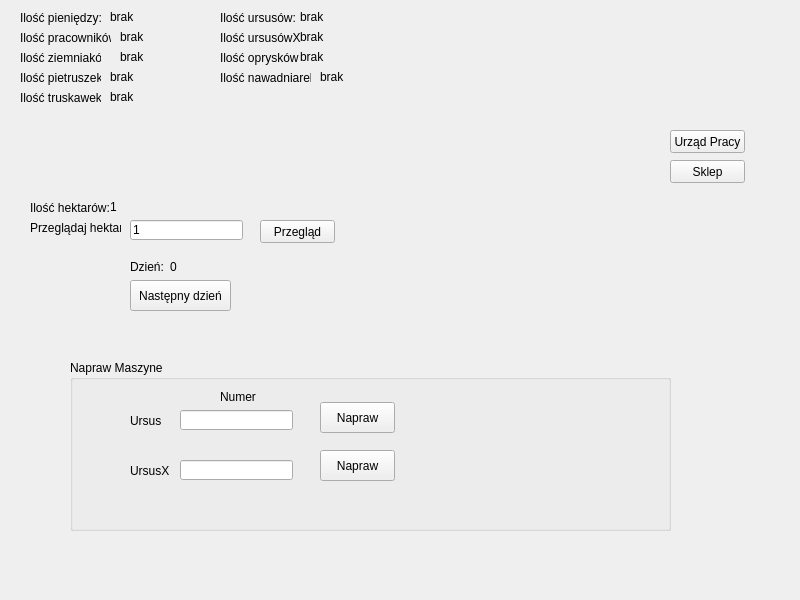
<?xml version="1.0" encoding="UTF-8"?>
<ui version="4.0">
 <class>CHektar</class>
 <widget class="QWidget" name="CHektar">
  <property name="geometry">
   <rect>
    <x>0</x>
    <y>0</y>
    <width>800</width>
    <height>600</height>
   </rect>
  </property>
  <property name="windowTitle">
   <string>Form</string>
  </property>
  <property name="autoFillBackground">
   <bool>false</bool>
  </property>
  <widget class="QLabel" name="label">
   <property name="geometry">
    <rect>
     <x>20</x>
     <y>10</y>
     <width>81</width>
     <height>16</height>
    </rect>
   </property>
   <property name="text">
    <string>Ilość pieniędzy:</string>
   </property>
  </widget>
  <widget class="QLabel" name="tekstPieniadze">
   <property name="geometry">
    <rect>
     <x>110</x>
     <y>10</y>
     <width>47</width>
     <height>13</height>
    </rect>
   </property>
   <property name="text">
    <string>brak</string>
   </property>
  </widget>
  <widget class="QPushButton" name="pushButtonUrzad">
   <property name="geometry">
    <rect>
     <x>670</x>
     <y>130</y>
     <width>75</width>
     <height>23</height>
    </rect>
   </property>
   <property name="text">
    <string>Urząd Pracy</string>
   </property>
  </widget>
  <widget class="QLabel" name="label_2">
   <property name="geometry">
    <rect>
     <x>20</x>
     <y>30</y>
     <width>91</width>
     <height>16</height>
    </rect>
   </property>
   <property name="text">
    <string>Ilość pracowników:</string>
   </property>
  </widget>
  <widget class="QLabel" name="tekstPracownicy">
   <property name="geometry">
    <rect>
     <x>120</x>
     <y>30</y>
     <width>47</width>
     <height>13</height>
    </rect>
   </property>
   <property name="text">
    <string>brak</string>
   </property>
  </widget>
  <widget class="QPushButton" name="pushButton">
   <property name="geometry">
    <rect>
     <x>670</x>
     <y>160</y>
     <width>75</width>
     <height>23</height>
    </rect>
   </property>
   <property name="text">
    <string>Sklep</string>
   </property>
  </widget>
  <widget class="QLabel" name="label_3">
   <property name="geometry">
    <rect>
     <x>20</x>
     <y>90</y>
     <width>81</width>
     <height>16</height>
    </rect>
   </property>
   <property name="text">
    <string>Ilość truskawek:</string>
   </property>
  </widget>
  <widget class="QLabel" name="label_4">
   <property name="geometry">
    <rect>
     <x>20</x>
     <y>70</y>
     <width>81</width>
     <height>16</height>
    </rect>
   </property>
   <property name="text">
    <string>Ilość pietruszek:</string>
   </property>
  </widget>
  <widget class="QLabel" name="label_5">
   <property name="geometry">
    <rect>
     <x>20</x>
     <y>50</y>
     <width>81</width>
     <height>16</height>
    </rect>
   </property>
   <property name="text">
    <string>Ilość ziemniaków:</string>
   </property>
  </widget>
  <widget class="QLabel" name="tekstTruskawki">
   <property name="geometry">
    <rect>
     <x>110</x>
     <y>90</y>
     <width>47</width>
     <height>13</height>
    </rect>
   </property>
   <property name="text">
    <string>brak</string>
   </property>
  </widget>
  <widget class="QLabel" name="tekstPietruszki">
   <property name="geometry">
    <rect>
     <x>110</x>
     <y>70</y>
     <width>47</width>
     <height>13</height>
    </rect>
   </property>
   <property name="text">
    <string>brak</string>
   </property>
  </widget>
  <widget class="QLabel" name="tekstZiemniaki">
   <property name="geometry">
    <rect>
     <x>120</x>
     <y>50</y>
     <width>47</width>
     <height>13</height>
    </rect>
   </property>
   <property name="text">
    <string>brak</string>
   </property>
  </widget>
  <widget class="QLabel" name="label_6">
   <property name="geometry">
    <rect>
     <x>220</x>
     <y>10</y>
     <width>81</width>
     <height>16</height>
    </rect>
   </property>
   <property name="text">
    <string>Ilość ursusów:</string>
   </property>
  </widget>
  <widget class="QLabel" name="label_7">
   <property name="geometry">
    <rect>
     <x>220</x>
     <y>70</y>
     <width>91</width>
     <height>16</height>
    </rect>
   </property>
   <property name="text">
    <string>Ilość nawadniarek:</string>
   </property>
  </widget>
  <widget class="QLabel" name="label_8">
   <property name="geometry">
    <rect>
     <x>220</x>
     <y>50</y>
     <width>81</width>
     <height>16</height>
    </rect>
   </property>
   <property name="text">
    <string>Ilość oprysków</string>
   </property>
  </widget>
  <widget class="QLabel" name="label_9">
   <property name="geometry">
    <rect>
     <x>220</x>
     <y>30</y>
     <width>81</width>
     <height>16</height>
    </rect>
   </property>
   <property name="text">
    <string>Ilość ursusówX:</string>
   </property>
  </widget>
  <widget class="QLabel" name="tekstUrsus">
   <property name="geometry">
    <rect>
     <x>300</x>
     <y>10</y>
     <width>47</width>
     <height>13</height>
    </rect>
   </property>
   <property name="text">
    <string>brak</string>
   </property>
  </widget>
  <widget class="QLabel" name="tekstUrsusX">
   <property name="geometry">
    <rect>
     <x>300</x>
     <y>30</y>
     <width>47</width>
     <height>13</height>
    </rect>
   </property>
   <property name="text">
    <string>brak</string>
   </property>
  </widget>
  <widget class="QLabel" name="tekstOpryski">
   <property name="geometry">
    <rect>
     <x>300</x>
     <y>50</y>
     <width>47</width>
     <height>13</height>
    </rect>
   </property>
   <property name="text">
    <string>brak</string>
   </property>
  </widget>
  <widget class="QLabel" name="tekstNawadniarki">
   <property name="geometry">
    <rect>
     <x>320</x>
     <y>70</y>
     <width>47</width>
     <height>13</height>
    </rect>
   </property>
   <property name="text">
    <string>brak</string>
   </property>
  </widget>
  <widget class="QLabel" name="label_10">
   <property name="geometry">
    <rect>
     <x>30</x>
     <y>200</y>
     <width>81</width>
     <height>16</height>
    </rect>
   </property>
   <property name="text">
    <string>Ilość hektarów:</string>
   </property>
  </widget>
  <widget class="QLabel" name="ileHektarow">
   <property name="geometry">
    <rect>
     <x>110</x>
     <y>200</y>
     <width>47</width>
     <height>13</height>
    </rect>
   </property>
   <property name="text">
    <string>1</string>
   </property>
  </widget>
  <widget class="QLabel" name="label_12">
   <property name="geometry">
    <rect>
     <x>30</x>
     <y>220</y>
     <width>91</width>
     <height>16</height>
    </rect>
   </property>
   <property name="text">
    <string>Przeglądaj hektar:</string>
   </property>
  </widget>
  <widget class="QLineEdit" name="nrHektara">
   <property name="geometry">
    <rect>
     <x>130</x>
     <y>220</y>
     <width>113</width>
     <height>20</height>
    </rect>
   </property>
   <property name="text">
    <string>1</string>
   </property>
  </widget>
  <widget class="QPushButton" name="przegladajHektar">
   <property name="geometry">
    <rect>
     <x>260</x>
     <y>220</y>
     <width>75</width>
     <height>23</height>
    </rect>
   </property>
   <property name="text">
    <string>Przegląd</string>
   </property>
  </widget>
  <widget class="QPushButton" name="nastepnyDzien">
   <property name="geometry">
    <rect>
     <x>130</x>
     <y>280</y>
     <width>101</width>
     <height>31</height>
    </rect>
   </property>
   <property name="text">
    <string>Następny dzień</string>
   </property>
  </widget>
  <widget class="QLabel" name="label_11">
   <property name="geometry">
    <rect>
     <x>130</x>
     <y>260</y>
     <width>47</width>
     <height>13</height>
    </rect>
   </property>
   <property name="text">
    <string>Dzień:</string>
   </property>
  </widget>
  <widget class="QLabel" name="ktoryDzien">
   <property name="geometry">
    <rect>
     <x>170</x>
     <y>260</y>
     <width>47</width>
     <height>13</height>
    </rect>
   </property>
   <property name="text">
    <string>0</string>
   </property>
  </widget>
  <widget class="QLabel" name="label_13">
   <property name="geometry">
    <rect>
     <x>70</x>
     <y>410</y>
     <width>47</width>
     <height>13</height>
    </rect>
   </property>
   <property name="text">
    <string/>
   </property>
  </widget>
  <widget class="QGroupBox" name="groupBox">
   <property name="geometry">
    <rect>
     <x>70</x>
     <y>360</y>
     <width>601</width>
     <height>171</height>
    </rect>
   </property>
   <property name="title">
    <string>Napraw Maszyne</string>
   </property>
   <widget class="QLabel" name="label_14">
    <property name="geometry">
     <rect>
      <x>60</x>
      <y>50</y>
      <width>47</width>
      <height>21</height>
     </rect>
    </property>
    <property name="text">
     <string>Ursus</string>
    </property>
   </widget>
   <widget class="QLabel" name="label_15">
    <property name="geometry">
     <rect>
      <x>60</x>
      <y>100</y>
      <width>47</width>
      <height>21</height>
     </rect>
    </property>
    <property name="text">
     <string>UrsusX</string>
    </property>
   </widget>
   <widget class="QLabel" name="label_16">
    <property name="geometry">
     <rect>
      <x>150</x>
      <y>30</y>
      <width>47</width>
      <height>13</height>
     </rect>
    </property>
    <property name="text">
     <string>Numer</string>
    </property>
   </widget>
   <widget class="QLineEdit" name="ursusNumer">
    <property name="geometry">
     <rect>
      <x>110</x>
      <y>50</y>
      <width>113</width>
      <height>20</height>
     </rect>
    </property>
   </widget>
   <widget class="QLineEdit" name="ursusXNumer">
    <property name="geometry">
     <rect>
      <x>110</x>
      <y>100</y>
      <width>113</width>
      <height>20</height>
     </rect>
    </property>
   </widget>
   <widget class="QPushButton" name="naprawUrsus">
    <property name="geometry">
     <rect>
      <x>250</x>
      <y>42</y>
      <width>75</width>
      <height>31</height>
     </rect>
    </property>
    <property name="text">
     <string>Napraw</string>
    </property>
   </widget>
   <widget class="QPushButton" name="naprawUrsusX">
    <property name="geometry">
     <rect>
      <x>250</x>
      <y>90</y>
      <width>75</width>
      <height>31</height>
     </rect>
    </property>
    <property name="text">
     <string>Napraw</string>
    </property>
   </widget>
  </widget>
 </widget>
 <resources/>
 <connections/>
</ui>
